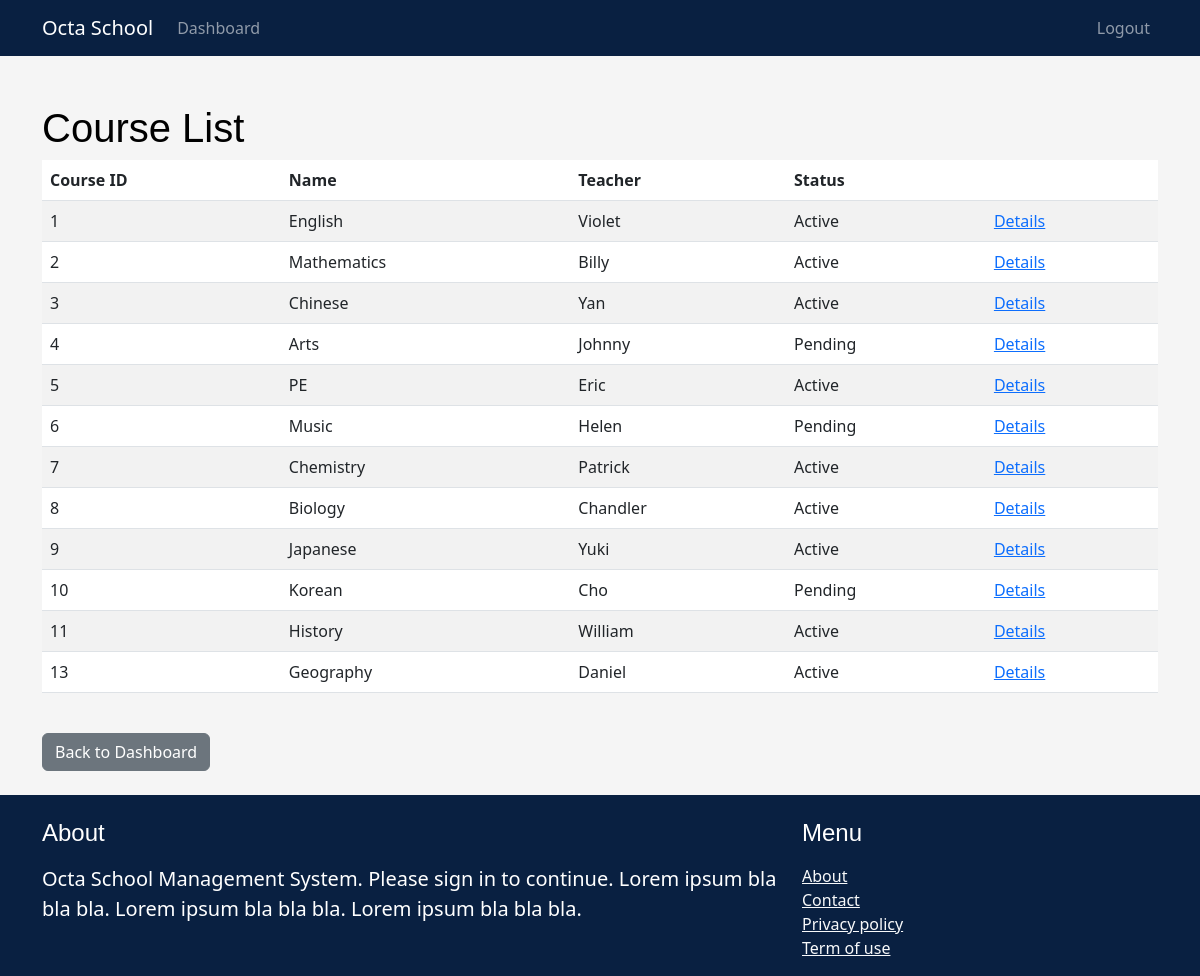
/course/listcourse/ (signed in), run on the app's committed database.
### course/models.py (models this page shows, shortened)
class Course(models.Model):
    STATUS = (
        ('Pending', 'Pending'),
        ('Active', 'Active')
    )
    name = models.CharField(max_length=100, null=True)
    teacher = models.CharField(max_length=100, null=True)
    status = models.CharField(max_length=100, null=True, choices=STATUS)
    created_by = models.ForeignKey(User, related_name='courses', on_delete=models.CASCADE, null=True)
    created_at = models.DateTimeField(auto_now_add=True, null=True)

### course/views.py (the view)
# urls.py: path('listcourse/', views.list_course_view, name='list_course'),
@login_required
def list_course_view(request):
    courses = Course.objects.all()
    return render(request, 'course/list.html', {'courses': courses})

### course/templates/course/list.html (shortened to what this page needs)
{% extends 'main/base.html' %}
{% block content %}
<h1>Course List</h1>
<table class="table table-striped">
  <thead>
    <tr>
      <th>Course ID</th>
      <th>Name</th>
      <th>Teacher</th>
      <th>Status</th>
      <th></th>
    </tr>
  </thead>
  <tbody>
    {% for course in courses %}
    <tr>
      <td>{{ course.id }}</td>
      <td>{{ course.name }}</td>
      <td>{{ course.teacher }}</td>
      <td>{{ course.status }}</td>
      <td><a href="{% url 'course_details' course.id %}">Details</a></td>
    </tr>
    {% endfor %}
  </tbody>
</table>
<br>
<a href="{% url 'dashboard' %}" class="btn btn-secondary">Back to Dashboard</a>
{% endblock %}

### static/styles/main.css (style rules this page uses)
body { background-color: whitesmoke; color: #000000; }
h1, h2, h3, h4, h5, h6 { font-family: "Gill Sans", sans-serif; }

### data on the page
Course: id "1", name "English", teacher "Violet", status "Active"
Course: id "2", name "Mathematics", teacher "Billy", status "Active"
Course: id "3", name "Chinese", teacher "Yan", status "Active"
Course: id "4", name "Arts", teacher "Johnny", status "Pending"
Course: id "5", name "PE", teacher "Eric", status "Active"
Course: id "6", name "Music", teacher "Helen", status "Pending"
Course: id "7", name "Chemistry", teacher "Patrick", status "Active"
Course: id "8", name "Biology", teacher "Chandler", status "Active"
Course: id "9", name "Japanese", teacher "Yuki", status "Active"
Course: id "10", name "Korean", teacher "Cho", status "Pending"
Course: id "11", name "History", teacher "William", status "Active"
Course: id "13", name "Geography", teacher "Daniel", status "Active"
